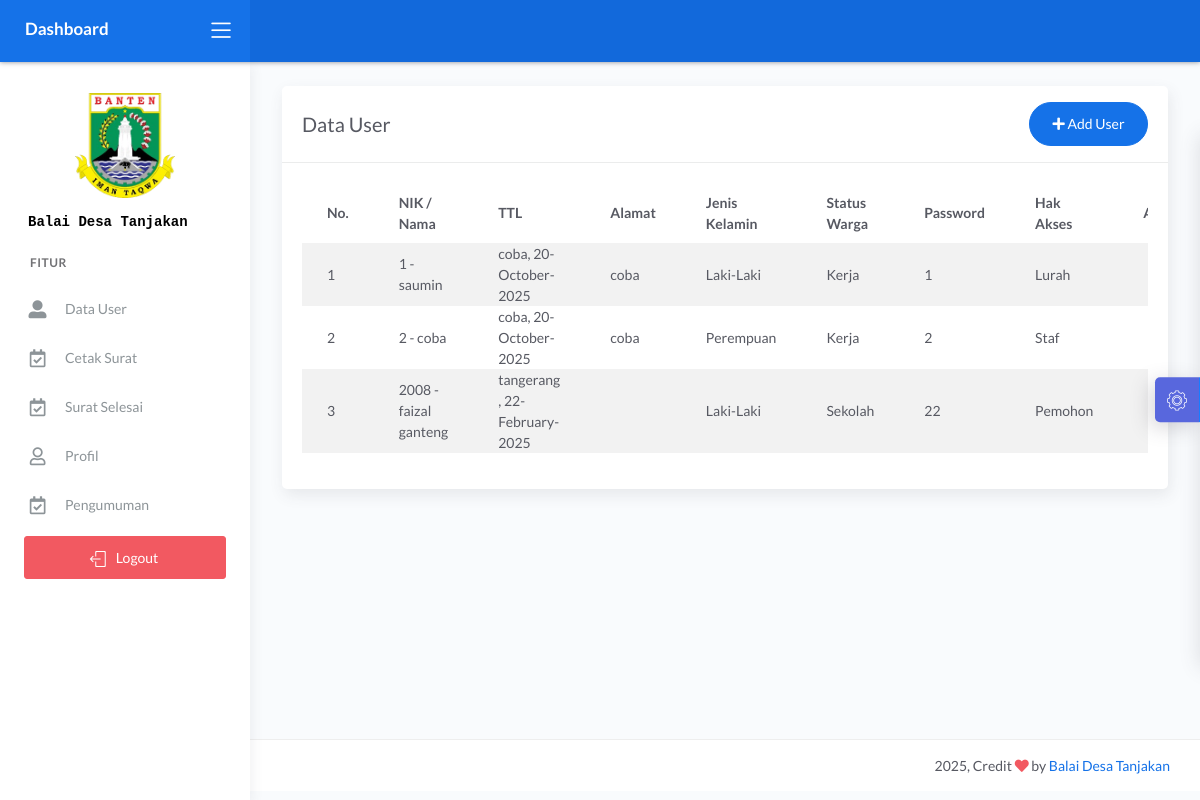
Page /demo1/main2.php?halaman=tampil_user (signed in) on the committed database.
### tables this page shows
CREATE TABLE `data_user` (
  `nik` varchar(16) NOT NULL,
  `password` varchar(225) NOT NULL,
  `hak_akses` varchar(225) NOT NULL,
  `nama` varchar(30) NOT NULL,
  `tanggal_lahir` date NOT NULL,
  `tempat_lahir` varchar(30) NOT NULL,
  `jekel` varchar(20) NOT NULL,
  `agama` varchar(20) NOT NULL,
  `alamat` text NOT NULL,
  `telepon` varchar(13) NOT NULL,
  `status_warga` varchar(30) NOT NULL
);

### demo1/tampil_user.php (the view, shortened to what this page needs)
<?php include '../konek.php'; ?>
<link href="css/sweetalert.css" rel="stylesheet" type="text/css">
<div class="page-inner">
    <div class="row">
        <div class="col-md-12">
            <div class="card">
                <div class="card-header">
                    <div class="d-flex align-items-center">
                        <h4 class="card-title">Data User</h4>
                        <a href="?halaman=tambah_user" class="btn btn-primary btn-round ml-auto">
                            <i class="fa fa-plus"></i>
                            Add User
                        </a>
                    </div>
                </div>
                <div class="card-body">
                    <form action="">
                        <div class="table-responsive">
                            <table id="add" class="display table table-striped table-hover">
                                <thead>
                                    <tr>
                                        <th>No.</th>
                                        <th>NIK / Nama</th>
                                        <th>TTL</th>
                                        <th>Alamat</th>
                                        <th>Jenis Kelamin</th>
                                        <th>Status Warga</th>
                                        <th>Password</th>
                                        <th>Hak Akses</th>
                                        <th style="width: 10%">Action</th>
                                    </tr>
                                </thead>
                                <tbody>
                                    <?php
                                    $no = 1;
                                    $tampil = "SELECT * FROM data_user";
                                    $query = mysqli_query($konek, $tampil);
                                    while ($data = mysqli_fetch_array($query, MYSQLI_BOTH)) {
                                        $username = $data['nik'];
                                        $nama = $data['nama'];
                                        $password = $data['password'];
                                        $tempat = $data['tempat_lahir'];
                                        $tanggal = $data['tanggal_lahir'];
                                        $alamat = $data['alamat'];
                                        $jekel = $data['jekel'];
                                        $status_warga = $data['status_warga'];
                                        $tanggal_lahir = date("d-F-Y", strtotime($tanggal));
                                        $hak_akses = $data['hak_akses'];
                                    ?>
                                        <tr>
                                            <td><?php echo $no++; ?></td>
                                            <td><?php echo $username . ' - ' . $nama; ?></td>
                                            <td><?php echo $tempat . ", " . $tanggal_lahir; ?></td>
                                            <td><?php echo $alamat; ?></td>
                                            <td><?php echo $jekel; ?></td>
                                            <td><?php echo $status_warga; ?></td>
                                            <td><?php echo $password; ?></td>
                                            <td><?php echo $hak_akses; ?></td>
                                            <td>
                                                <div class="form-button-action">
                                                    <a href="?halaman=ubah_user&nik=<?php echo $username; ?>" type="button" data-toggle="tooltip" title="" class="btn btn-link btn-primary btn-lg" data-original-title="Edit User">
                                                    </a>
                                                </div>
                                            </td>
                                        </tr>
                                    <?php
                                    }
                                    ?>
                                </tbody>
                            </table>
                        </div>
                    </form>
                </div>
            </div>
        </div>
    </div>
</div>

### rows in the picture
data_user: nik "1", nama "saumin", tempat_lahir "coba", tanggal_lahir "20-October-2025", alamat "coba", jekel "Laki-Laki", status_warga "Kerja", password "1", hak_akses "Lurah"
data_user: nik "2", nama "coba", tempat_lahir "coba", tanggal_lahir "20-October-2025", alamat "coba", jekel "Perempuan", status_warga "Kerja", password "2", hak_akses "Staf"
data_user: nik "2008", nama "faizal ganteng", tempat_lahir "tangerang", tanggal_lahir "22-February-2025", jekel "Laki-Laki", status_warga "Sekolah", password "22", hak_akses "Pemohon"
